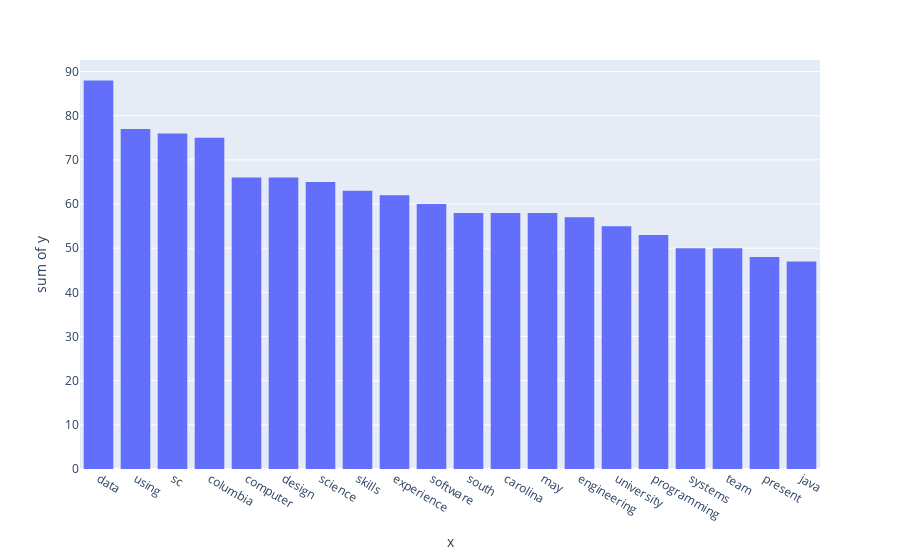

The cell this chart's notebook holds for it:
### Code cell
pdf_paths = "./StudentResumes"

words_2 = []
for file in os.listdir(pdf_paths):
    with pdfplumber.open("./StudentResumes/"+ file) as pdf:
        for page in pdf.pages:
            page_words_2 = page.extract_words()
            for word_info_2 in page_words_2:
                words_2.append(word_info_2['text'].lower())

# Credit to Copilot for .extract_words and the word_info usage

words_good_2 = []
for string in words_2:
    m =re.search(r"[a-z]{2,}", string)
    if m:
        words_good_2.append(m.group(0))

stop_words_2 = ['i', 'me', 'my', 'myself', 'we', 'our', 'ours', 'ourselves', 'you', 'your', 'yours', 'yourself', 'yourselves', 'he', 'him', 'his', 'himself', 'she', 'her', 'hers', 'herself', 'it', 'its', 'itself', 'they', 'them', 'their', 'theirs', 'themselves', 'what', 'which', 'who', 'whom', 'this', 'that', 'these', 'those', 'am', 'is', 'are', 'was', 'were', 'be', 'been', 'being', 'have', 'has', 'had', 'having', 'do', 'does', 'did', 'doing', 'a', 'an', 'the', 'and', 'but', 'if', 'or', 'because', 'as', 'until', 'while', 'of', 'at', 'by', 'for', 'with', 'about', 'against', 'between', 'into', 'through', 'during', 'before', 'after', 'above', 'below', 'to', 'from', 'up', 'down', 'in', 'out', 'on', 'off', 'over', 'under', 'again', 'further', 'then', 'once', 'here', 'there', 'when', 'where', 'why', 'how', 'all', 'any', 'both', 'each', 'few', 'more', 'most', 'other', 'some', 'such', 'no', 'nor', 'not', 'only', 'own', 'same', 'so', 'than', 'too', 'very', 's', 't', 'can', 'will', 'just', 'don', 'should', 'now']
specific_words_real_2 = []
specific_words_real_2 = [word for word in words_good_2 if word not in stop_words_2] 

word_counts_2 = []
# Count word frequencies
word_counts_2 = Counter(specific_words_real_2)
top_2 = word_counts_2.most_common(20)
wordser_2, counts_2 = zip(*top_2)
import plotly.express as px


fig = px.histogram(y=counts_2, x=wordser_2)
fig.show()

### Figure 1 — Plotly figure (JSON) as saved in the notebook; plotly's stock layout.template omitted (floating-point values rounded to 4 significant figures)
{"data": [{"bingroup": "x", "histfunc": "sum", "hovertemplate": "x=%{x}<br>sum of y=%{y}<extra></extra>", "legendgroup": "", "marker": {"color": "#636efa", "pattern": {"shape": ""}}, "name": "", "orientation": "v", "showlegend": false, "type": "histogram", "x": ["data", "using", "sc", "columbia", "computer", "design", "science", "skills", "experience", "software", "south", "carolina", "may", "engineering", "university", "programming", "systems", "team", "present", "java"], "xaxis": "x", "y": [88, 77, 76, 75, 66, 66, 65, 63, 62, 60, 58, 58, 58, 57, 55, 53, 50, 50, 48, 47], "yaxis": "y"}], "layout": {"barmode": "relative", "legend": {"tracegroupgap": 0}, "margin": {"t": 60}, "xaxis": {"anchor": "y", "domain": [0, 1], "title": {"text": "x"}}, "yaxis": {"anchor": "x", "domain": [0, 1], "title": {"text": "sum of y"}}}}
